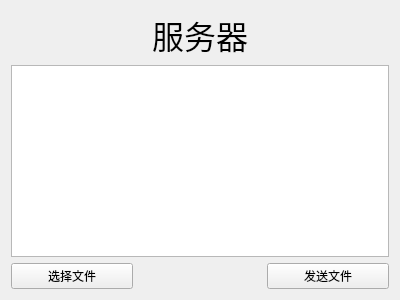
<?xml version="1.0" encoding="UTF-8"?>
<ui version="4.0">
 <class>ServerWidget</class>
 <widget class="QWidget" name="ServerWidget">
  <property name="geometry">
   <rect>
    <x>0</x>
    <y>0</y>
    <width>400</width>
    <height>300</height>
   </rect>
  </property>
  <property name="windowTitle">
   <string>ServerWidget</string>
  </property>
  <layout class="QGridLayout" name="gridLayout">
   <item row="0" column="2">
    <spacer name="horizontalSpacer_2">
     <property name="orientation">
      <enum>Qt::Horizontal</enum>
     </property>
     <property name="sizeHint" stdset="0">
      <size>
       <width>118</width>
       <height>20</height>
      </size>
     </property>
    </spacer>
   </item>
   <item row="0" column="1">
    <widget class="QLabel" name="label">
     <property name="font">
      <font>
       <family>仿宋</family>
       <pointsize>24</pointsize>
      </font>
     </property>
     <property name="text">
      <string>服务器</string>
     </property>
     <property name="alignment">
      <set>Qt::AlignCenter</set>
     </property>
    </widget>
   </item>
   <item row="0" column="0">
    <spacer name="horizontalSpacer">
     <property name="orientation">
      <enum>Qt::Horizontal</enum>
     </property>
     <property name="sizeHint" stdset="0">
      <size>
       <width>118</width>
       <height>20</height>
      </size>
     </property>
    </spacer>
   </item>
   <item row="2" column="2">
    <widget class="QPushButton" name="buttonSend">
     <property name="text">
      <string>发送文件</string>
     </property>
    </widget>
   </item>
   <item row="1" column="0" colspan="3">
    <widget class="QTextBrowser" name="textBrowser"/>
   </item>
   <item row="2" column="1">
    <spacer name="horizontalSpacer_3">
     <property name="orientation">
      <enum>Qt::Horizontal</enum>
     </property>
     <property name="sizeHint" stdset="0">
      <size>
       <width>119</width>
       <height>20</height>
      </size>
     </property>
    </spacer>
   </item>
   <item row="2" column="0">
    <widget class="QPushButton" name="buttonSelect">
     <property name="text">
      <string>选择文件</string>
     </property>
    </widget>
   </item>
  </layout>
 </widget>
 <layoutdefault spacing="6" margin="11"/>
 <resources/>
 <connections/>
</ui>
